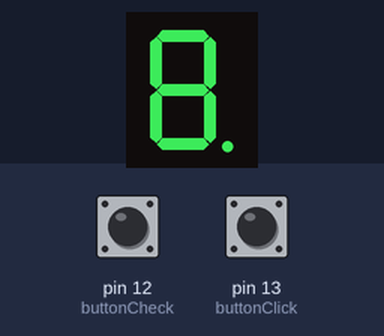
Bench run of a sketch on a simulated Arduino Uno, built with avr-gcc and run on an emulated ATmega328P. Parts: 1-digit seven-segment display. Wiring (inferred from the names in the program): 1-digit 7-segment display, segments lit when LOW: segments pin 8, pin 7, pin 6, pin 5, pin 4, pin 3, pin 2, pin 9. Inputs (shaded band) come from the test bench; at power-on: pin 12 (buttonCheck) LOW, pin 13 (buttonClick) LOW. Random numbers use the default seed unless the sketch sets one; the segment pins are drawn as the display they are named for; what the sketch prints to the serial monitor is not drawn.

Above: at 1.2 s.
1.3 s: pin 12 (buttonCheck) pulled HIGH for 0.15 s
At 2.1 s:
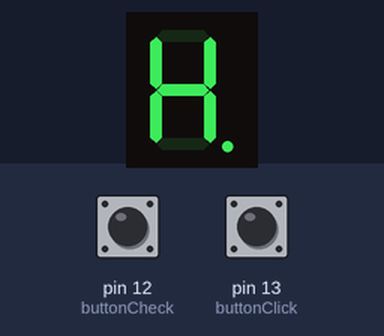
2.9 s: pin 13 (buttonClick) pulled HIGH for 0.15 s
At 3.2 s:
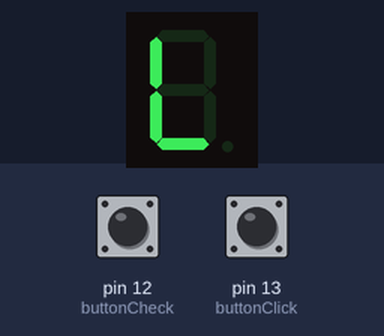
4.5 s: pin 12 (buttonCheck) pulled HIGH for 1 s
At 5.6 s:
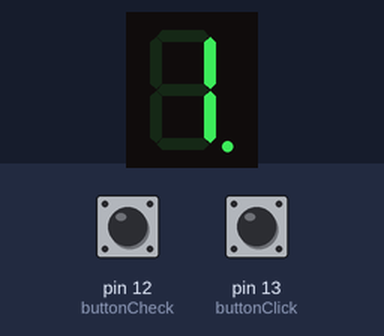
7.0 s: pin 13 (buttonClick) pulled HIGH for 1 s
At 7.6 s:
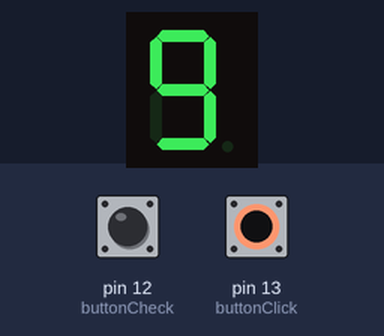
Timing chart, 0 to 7.8 s (numbered marks = the images above; inputs shaded):
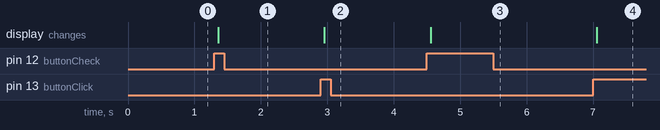

The sketch:

18_0682_0745.ino
```cpp
int number; // number to display
int buttonClick = 13;
int buttonCheck = 12;
int readingClick = LOW;
int readingCheck = LOW;
unsigned long long int lastTimeClick;
unsigned long long int lastTimeCheck;
int lastStateClick = LOW;
int lastStateCheck = LOW;
int buttonStateClick ;
int buttonStateCheck ;
int SetInPattern = 1;
int SetInCheck;
boolean bitCheckIn;
int bitInNum;
int randomBefore = 0;
int Tran;
int bitPattern[10] = {
  B10111111,//0
  B00001110,//1
  B01111011,//2
  B01011111,//3
  B11001110,//4
  B11011101,//5
  B11111101,//6
  B00001111,//7
  B11111111,//8
  B11011111//9
};
int bitCheck[3] = {
  B10110111,// 0
  B10110101,// G
  B10110000 // L
};
unsigned long long int coolDown;
int randomNo;
const byte numPins = 8;
const int segmentPins[8] = {2,3,4,5,6,7,8,9};

//debounce button click
void DebounceClick()
{
  readingClick = digitalRead(buttonClick);
  if(lastStateClick != readingClick)
  {
    lastTimeClick = millis();
  }
   if(millis() - lastTimeClick > 50)
  {
    buttonStateClick = readingClick;
  }

  lastStateClick = readingClick;

}
//debounce Check
void DebounceCheck()
{
  readingCheck = digitalRead(buttonCheck);
  if(lastStateCheck != readingCheck)
  {
    lastTimeCheck = millis();
  }
    if(millis() - lastTimeCheck > 50)
    {
      buttonStateCheck = readingCheck;
    }
  lastStateCheck = readingCheck;
}

void StepNumber()
{

  if(millis() - coolDown > 50)
  {
    if(SetInPattern == 10)
    {
      SetInPattern = 1;
    }
    for(int segment = 0;segment<8;segment++)
    {
     bitInNum = bitRead(bitPattern[SetInPattern],segment);
     digitalWrite(segmentPins[segment],!bitInNum);
    }
    SetInPattern +=1;
    if(SetInPattern-1 ==  randomNo)
    {
      randomBefore =  SetInPattern - 1;
      randomNo = random(1,10);
    }


  }
   coolDown = millis();
}
void CheckNumber()
{
  int match = SetInPattern -1;

  if(match == randomBefore)
  {
    for(int segment=0;segment<8;segment++)
     {
        bitCheckIn = bitRead(bitCheck[0],segment);
        digitalWrite(segmentPins[segment],!bitCheckIn);
     }
  }


  else if(match < randomNo)
  {
    for(int segment=0;segment<8;segment++)
    {
      bitCheckIn = bitRead(bitCheck[2],segment);
      digitalWrite(segmentPins[segment],!bitCheckIn);
    }
  }


   else if(match > randomNo)
  {
      for(int segment=0;segment<8;segment++)
      {
        bitCheckIn = bitRead(bitCheck[1],segment);
        digitalWrite(segmentPins[segment],!bitCheckIn);
      }
  }

}


void setup () {
Serial.begin(9600);
for (int i = 0; i < numPins; i++)
{
  pinMode(segmentPins[i], OUTPUT);
}
pinMode(buttonClick,INPUT);
pinMode(buttonCheck,INPUT);
randomSeed(analogRead(A0));
randomNo = random(1,10);
}
void loop()
{

DebounceClick();
DebounceCheck();
if(buttonStateClick)
{
  StepNumber();
}
if(buttonStateCheck)
{
 CheckNumber();
}
Serial.println(randomNo);

}
```

Measured:
- after the input at 1.3 s, the display: changes after 0.06 s (image 1)
- after the input at 2.9 s, the display: changes after 0.06 s (image 2)
- after the input at 4.5 s, the display: changes after 0.06 s (image 3)
- after the input at 7.0 s, the display: changes after 0.06 s (image 4)
